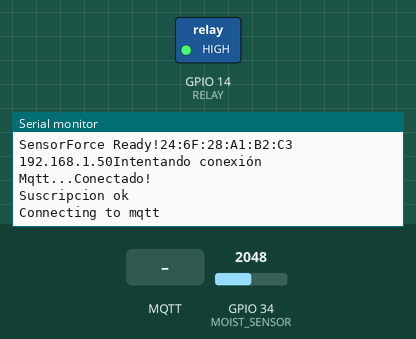
Simulated run of this sketch. Board: ESP32. Shown: switched loads named in the sketch (green lamp = pin HIGH), the last lines printed to the serial monitor. Inputs (shaded band) come from the test bench; at power-on: GPIO 34 (MOIST_SENSOR) = 2048. WiFi joins after 1.5 s; servers stay silent unless stated; random numbers use the default seed unless the sketch sets one; no MQTT or app messages arrive unless stated.

Above: at 2.7 s.
2.8 s: MQTT message "moist" arrives on the first subscribed topic
At 4.0 s:
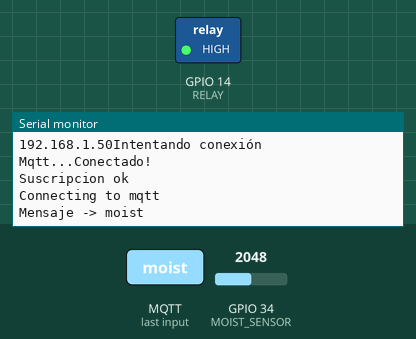
4.3 s: MQTT message "read_ms" arrives on the first subscribed topic
At 5.2 s:
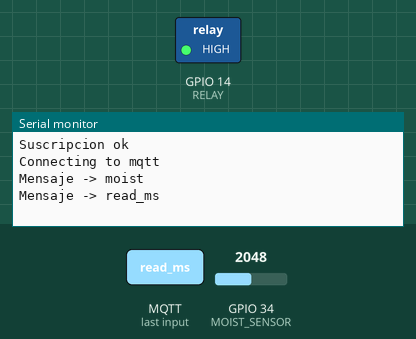
5.8 s: MQTT message "flow_ms" arrives on the first subscribed topic
At 6.3 s:
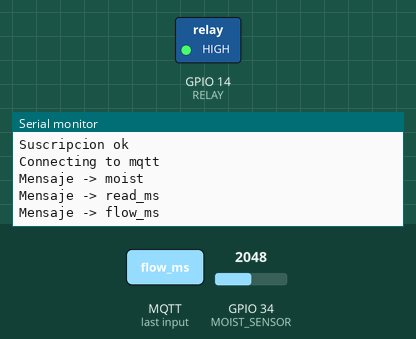

Measured:
- after the input at 2.8 s, the serial monitor: prints a new line at once (image 1)
- after the input at 4.3 s, the serial monitor: prints a new line at once (image 2)
- after the input at 5.8 s, the serial monitor: prints a new line at once (image 3)

The sketch:

MoistSensorProcess.ino
```cpp
#include <Arduino.h>
#include <WiFi.h>
#include <HTTPClient.h>
#include <PubSubClient.h>
#include <WebServer.h>
#include "GardenForce_consts.h"

const String deviceId = "PLANT_1";
WiFiClient mqttIPClientWifi;
PubSubClient mqttIPClient( mqttIPClientWifi );

#include <mqtt.h>


typedef struct shoot_on_demand {
  bool shoot;
  String deviceId;
};
shoot_on_demand esp_now_data;

volatile int moistValue = 3200;

TaskHandle_t taskSendStatus;


void mqttCallback(char* topic, byte* payload, unsigned int length){
      int value = getIntValue(deviceId, payload, length);
      String parameter = getCommand(deviceId, topic, payload, length);

      if (value > 0){
        Serial.println("New value: "+ String(value));
        if (parameter == "moist"){
            moistValue = value;
         }
         if (parameter == "read_ms")
            readMs = value;
         if (parameter == "flow_ms"){
            Serial.println("New flow_ms:" + String(value));
            flowMS = value;
            defaultFlowMS = flowMS;
         }
      }
      if (parameter == "execute"){
            Serial.println("execute");
            handle_hidrate();
            delay(flowMS);
      }

}

void taskSendStatusMethod( void * parameter) {
  String statusMsg;
  for(;;) {
    mqttLoop(&mqttIPClient, mqtt_ip_user, mqtt_ip_password, mqtt_ip_topic_subscribe, mqtt_ip_topic, MQTT_RETRYMS);


    if (sensorStatus > 0){
      statusMsg = deviceId+";"+String(sensorStatus);
      statusMsg.toCharArray(msg,statusMsg.length()+1);
      mqttIPClient.publish(mqtt_ip_topic_subscribe,msg);
      delay(readMs);
    } else {
      delay(300);
    }
  }
}

// it wil set the static IP address to 192, 168, 10, 47
IPAddress local_IP(192, 168, 1, 135);
//it wil set the gateway static IP address to 192, 168, 2,2
IPAddress gateway(192, 168, 1 ,1);

// Following three settings are optional
IPAddress subnet(255, 255, 0, 0);
IPAddress primaryDNS(8, 8, 8, 8);
IPAddress secondaryDNS(8, 8, 4, 4);


void setup() {
  // put your setup code here, to run once:
  //WRITE_PERI_REG(RTC_CNTL_BROWN_OUT_REG, 0); //disable brownout detector
  Serial.begin(115200);
  if (!WiFi.config(local_IP, gateway, subnet, primaryDNS, secondaryDNS)) {
    Serial.println("STA Failed to configure");
  }
  pinMode(MOIST_SENSOR,INPUT);
  pinMode(RELAY,OUTPUT);
  digitalWrite(RELAY, 1); // Disable by default

  Serial.println("The device started, now you can pair it with bluetooth!");

  WiFi.mode(WIFI_STA);
  WiFi.begin(ssid, password);

  while (WiFi.status() != WL_CONNECTED) {
    delay(500);
    Serial.print(".");
  }
  Serial.println("");
  Serial.println("WiFi connected");

  Serial.print("SensorForce Ready!");
  Serial.println(WiFi.macAddress());
  Serial.print(WiFi.localIP());

  mqttIPClient.setServer(mqtt_ip, mqtt_ip_port);
  mqttIPClient.setCallback(mqttCallback);
  bootUp(deviceId, &mqttIPClient, mqtt_ip, mqtt_ip_port, mqtt_ip_user, mqtt_ip_password, mqtt_ip_topic_subscribe, mqtt_ip_topic, MQTT_RETRYMS);

  xTaskCreatePinnedToCore(
      taskSendStatusMethod,
      "taskSendStatus",
      10000,
      NULL,
      0,
      &taskSendStatus,
      0);
 //Blynk.begin(blynk_auth, ssid, password);
}


// This function will be called every time Slider Widget
// in Blynk app writes values to the Virtual Pin 1
void handle_hidrate(void)
{
  Serial.println(flowMS);
  digitalWrite(RELAY, 0);
  delay(flowMS);
  // 1 minuto - flowMS parado
  digitalWrite(RELAY,1);
}


void loop() {
  mqttLoop(&mqttIPClient, mqtt_ip_user, mqtt_ip_password, mqtt_ip_topic_subscribe, mqtt_ip_topic, MQTT_RETRYMS);
  sensorStatus = analogRead(MOIST_SENSOR);
}
```

GardenForce_consts.h
```cpp
//const char* ssid = "MIWIFI_5G_2jJ5_EXT";
const char* ssid = "MIWIFI_2G_2jJ5";
const char* password = "xvFYmqRv";

const int MOIST_SENSOR = 34;
const int RELAY = 14;

const char* mqtt_ip = "ioticos.org";
const int mqtt_ip_port = 1883;
const char* mqtt_ip_user = "d2uNYOZq2J5uL3T";
const char* mqtt_ip_password = "DwqGBXa7LuVlgBG";
const char *mqtt_ip_topic = "HPIbCG0C72lcw6g/output";
const char *mqtt_ip_topic_subscribe = "HPIbCG0C72lcw6g/input";
const int MQTT_RETRYMS = 5000;

char auth[] = "_Hk2RUSUh4uTDaL4468L7rrmxcds3rYn";
char msg[12];
int readMs = 90000;
int sensorStatus = 0;
// riego incremental. Caudal/min
int defaultFlowMS = 15000;
int flowMS = 900;
int deltaMS = 60000;
float deltaPerc = 0.50;
int minDelta = 300;

char blynk_auth[] = "yEWTTtrrde6_IQxbi4L6TkP9bh_lCD0y";

// 10:52:1C:62:DB:60
uint8_t broadcastAddress[] = {0x10, 0x52, 0x1C, 0x62, 0xDB, 0x60};
```
